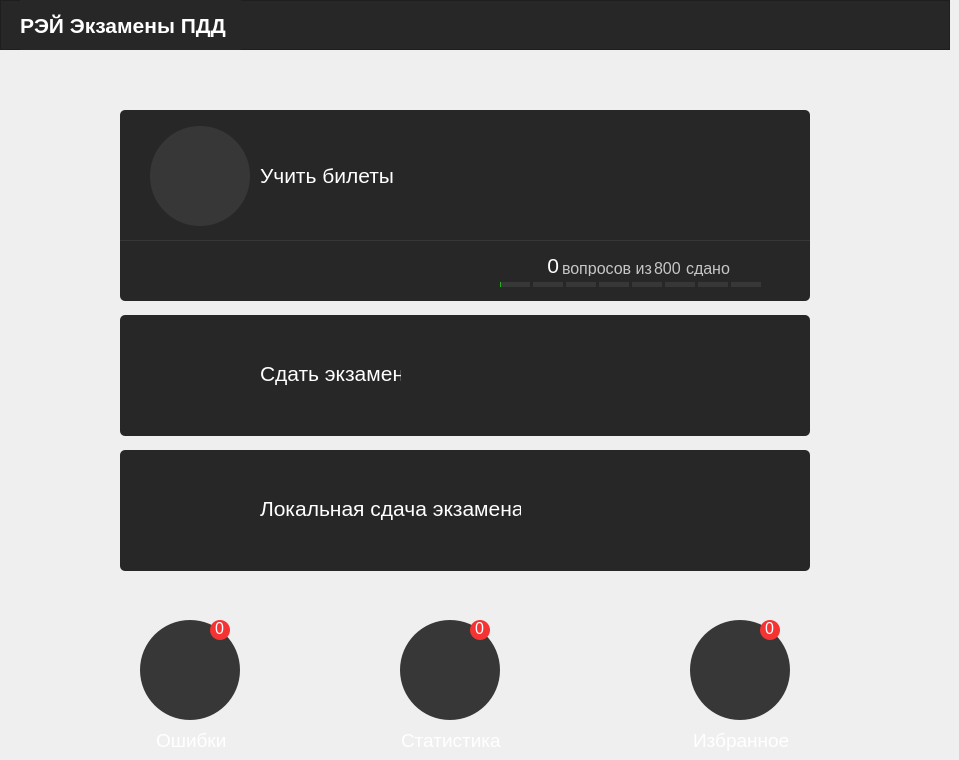
    <widget class="QWidget" name="page_1">
     <widget class="QFrame" name="frame_1">
      <property name="geometry">
       <rect>
        <x>120</x>
        <y>110</y>
        <width>690</width>
        <height>191</height>
       </rect>
      </property>
      <property name="styleSheet">
       <string notr="true">border-radius: 5px;
background-color: rgb(39, 39, 39);</string>
      </property>
      <property name="frameShape">
       <enum>QFrame::StyledPanel</enum>
      </property>
      <property name="frameShadow">
       <enum>QFrame::Raised</enum>
      </property>
      <widget class="QFrame" name="frame_1_image">
       <property name="geometry">
        <rect>
         <x>30</x>
         <y>16</y>
         <width>100</width>
         <height>100</height>
        </rect>
       </property>
       <property name="styleSheet">
        <string notr="true">border-radius: 50%;
background-color: rgb(55, 55, 55);</string>
       </property>
       <property name="frameShape">
        <enum>QFrame::StyledPanel</enum>
       </property>
       <property name="frameShadow">
        <enum>QFrame::Raised</enum>
       </property>
       <widget class="QLabel" name="label_image">
        <property name="geometry">
         <rect>
          <x>21</x>
          <y>17</y>
          <width>65</width>
          <height>65</height>
         </rect>
        </property>
        <property name="styleSheet">
         <string notr="true"/>
        </property>
        <property name="text">
         <string/>
        </property>
        <property name="pixmap">
         <pixmap resource="resources.qrc">:/Icons/icons/profile.png</pixmap>
        </property>
        <property name="scaledContents">
         <bool>true</bool>
        </property>
        <property name="textInteractionFlags">
         <set>Qt::NoTextInteraction</set>
        </property>
       </widget>
      </widget>
      <widget class="QFrame" name="frame_5">
       <property name="geometry">
        <rect>
         <x>0</x>
         <y>130</y>
         <width>690</width>
         <height>1</height>
        </rect>
       </property>
       <property name="styleSheet">
        <string notr="true">background-color: rgb(55, 55, 55);</string>
       </property>
       <property name="frameShape">
        <enum>QFrame::StyledPanel</enum>
       </property>
       <property name="frameShadow">
        <enum>QFrame::Raised</enum>
       </property>
      </widget>
      <widget class="QLabel" name="label_2">
       <property name="geometry">
        <rect>
         <x>140</x>
         <y>50</y>
         <width>141</width>
         <height>31</height>
        </rect>
       </property>
       <property name="font">
        <font>
         <family>Nirmala UI</family>
         <pointsize>16</pointsize>
        </font>
       </property>
       <property name="styleSheet">
        <string notr="true">color: #fff;
</string>
       </property>
       <property name="text">
        <string>Учить билеты</string>
       </property>
       <property name="scaledContents">
        <bool>false</bool>
       </property>
      </widget>
      <widget class="QPushButton" name="buttonStart_1">
       <property name="geometry">
        <rect>
         <x>650</x>
         <y>60</y>
         <width>16</width>
         <height>16</height>
        </rect>
       </property>
       <property name="styleSheet">
        <string notr="true"/>
       </property>
       <property name="text">
        <string/>
       </property>
       <property name="icon">
        <iconset resource="resources.qrc">
         <normaloff>:/Icons/icons/right-arrow.png</normaloff>:/Icons/icons/right-arrow.png</iconset>
       </property>
      </widget>
      <widget class="QFrame" name="frame_stat_progress">
       <property name="geometry">
        <rect>
         <x>392</x>
         <y>140</y>
         <width>261</width>
         <height>31</height>
        </rect>
       </property>
       <property name="frameShape">
        <enum>QFrame::StyledPanel</enum>
       </property>
       <property name="frameShadow">
        <enum>QFrame::Raised</enum>
       </property>
       <widget class="QLabel" name="label_true">
        <property name="geometry">
         <rect>
          <x>6</x>
          <y>5</y>
          <width>41</width>
          <height>21</height>
         </rect>
        </property>
        <property name="font">
         <font>
          <family>Nirmala UI</family>
          <pointsize>16</pointsize>
         </font>
        </property>
        <property name="styleSheet">
         <string notr="true">color: #fff;</string>
        </property>
        <property name="frameShape">
         <enum>QFrame::NoFrame</enum>
        </property>
        <property name="frameShadow">
         <enum>QFrame::Plain</enum>
        </property>
        <property name="midLineWidth">
         <number>0</number>
        </property>
        <property name="text">
         <string>0</string>
        </property>
        <property name="alignment">
         <set>Qt::AlignRight|Qt::AlignTrailing|Qt::AlignVCenter</set>
        </property>
        <property name="openExternalLinks">
         <bool>false</bool>
        </property>
        <property name="textInteractionFlags">
         <set>Qt::LinksAccessibleByMouse</set>
        </property>
       </widget>
       <widget class="QLabel" name="label_middle">
        <property name="geometry">
         <rect>
          <x>50</x>
          <y>10</y>
          <width>91</width>
          <height>16</height>
         </rect>
        </property>
        <property name="font">
         <font>
          <family>Nirmala UI</family>
          <pointsize>12</pointsize>
         </font>
        </property>
        <property name="styleSheet">
         <string notr="true">color: #c6c6c6;</string>
        </property>
        <property name="text">
         <string>вопросов из</string>
        </property>
       </widget>
       <widget class="QLabel" name="label_from">
        <property name="geometry">
         <rect>
          <x>142</x>
          <y>8</y>
          <width>41</width>
          <height>21</height>
         </rect>
        </property>
        <property name="font">
         <font>
          <family>Nirmala UI</family>
          <pointsize>12</pointsize>
         </font>
        </property>
        <property name="styleSheet">
         <string notr="true">color: #c6c6c6;</string>
        </property>
        <property name="text">
         <string>800</string>
        </property>
       </widget>
       <widget class="QLabel" name="label_middle_2">
        <property name="geometry">
         <rect>
          <x>174</x>
          <y>10</y>
          <width>51</width>
          <height>16</height>
         </rect>
        </property>
        <property name="font">
         <font>
          <family>Nirmala UI</family>
          <pointsize>12</pointsize>
         </font>
        </property>
        <property name="styleSheet">
         <string notr="true">color: #c6c6c6;</string>
        </property>
        <property name="text">
         <string>сдано</string>
        </property>
       </widget>
      </widget>
      <widget class="QFrame" name="frame_progress">
       <property name="geometry">
        <rect>
         <x>360</x>
         <y>162</y>
         <width>291</width>
         <height>15</height>
        </rect>
       </property>
       <property name="frameShape">
        <enum>QFrame::StyledPanel</enum>
       </property>
       <property name="frameShadow">
        <enum>QFrame::Raised</enum>
       </property>
       <widget class="Line" name="line_progress_1">
        <property name="geometry">
         <rect>
          <x>20</x>
          <y>10</y>
          <width>30</width>
          <height>5</height>
         </rect>
        </property>
        <property name="styleSheet">
         <string notr="true">background-color: #373737;
border-left: 1px solid #29b11f;</string>
        </property>
        <property name="orientation">
         <enum>Qt::Horizontal</enum>
        </property>
       </widget>
       <widget class="Line" name="line_progress_2">
        <property name="geometry">
         <rect>
          <x>53</x>
          <y>10</y>
          <width>30</width>
          <height>5</height>
         </rect>
        </property>
        <property name="styleSheet">
         <string notr="true">background-color: #373737;</string>
        </property>
        <property name="orientation">
         <enum>Qt::Horizontal</enum>
        </property>
       </widget>
       <widget class="Line" name="line_progress_3">
        <property name="geometry">
         <rect>
          <x>86</x>
          <y>10</y>
          <width>30</width>
          <height>5</height>
         </rect>
        </property>
        <property name="styleSheet">
         <string notr="true">background-color: #373737;</string>
        </property>
        <property name="orientation">
         <enum>Qt::Horizontal</enum>
        </property>
       </widget>
       <widget class="Line" name="line_progress_4">
        <property name="geometry">
         <rect>
          <x>119</x>
          <y>10</y>
          <width>30</width>
          <height>5</height>
         </rect>
        </property>
        <property name="styleSheet">
         <string notr="true">background-color: #373737;</string>
        </property>
        <property name="orientation">
         <enum>Qt::Horizontal</enum>
        </property>
       </widget>
       <widget class="Line" name="line_progress_5">
        <property name="geometry">
         <rect>
          <x>152</x>
          <y>10</y>
          <width>30</width>
          <height>5</height>
         </rect>
        </property>
        <property name="styleSheet">
         <string notr="true">background-color: #373737;</string>
        </property>
        <property name="orientation">
         <enum>Qt::Horizontal</enum>
        </property>
       </widget>
       <widget class="Line" name="line_progress_6">
        <property name="geometry">
         <rect>
          <x>185</x>
          <y>10</y>
          <width>30</width>
          <height>5</height>
         </rect>
        </property>
        <property name="styleSheet">
         <string notr="true">background-color: #373737;</string>
        </property>
        <property name="orientation">
         <enum>Qt::Horizontal</enum>
        </property>
       </widget>
       <widget class="Line" name="line_progress_7">
        <property name="geometry">
         <rect>
          <x>218</x>
          <y>10</y>
          <width>30</width>
          <height>5</height>
         </rect>
        </property>
        <property name="styleSheet">
         <string notr="true">background-color: #373737;</string>
        </property>
        <property name="orientation">
         <enum>Qt::Horizontal</enum>
        </property>
       </widget>
       <widget class="Line" name="line_progress_8">
        <property name="geometry">
         <rect>
          <x>251</x>
          <y>10</y>
          <width>30</width>
          <height>5</height>
         </rect>
        </property>
        <property name="styleSheet">
         <string notr="true">background-color: #373737;</string>
        </property>
        <property name="orientation">
         <enum>Qt::Horizontal</enum>
        </property>
       </widget>
      </widget>
      <widget class="QFrame" name="frame_start_1">
       <property name="geometry">
        <rect>
         <x>0</x>
         <y>-1</y>
         <width>690</width>
         <height>201</height>
        </rect>
       </property>
       <property name="cursor">
        <cursorShape>PointingHandCursor</cursorShape>
       </property>
       <property name="styleSheet">
        <string notr="true">background-color: transparent;</string>
       </property>
       <property name="frameShape">
        <enum>QFrame::StyledPanel</enum>
       </property>
       <property name="frameShadow">
        <enum>QFrame::Raised</enum>
       </property>
      </widget>
      <zorder>frame_1_image</zorder>
      <zorder>frame_5</zorder>
      <zorder>label_2</zorder>
      <zorder>buttonStart_1</zorder>
      <zorder>frame_progress</zorder>
      <zorder>frame_stat_progress</zorder>
      <zorder>frame_start_1</zorder>
     </widget>
     <widget class="QFrame" name="frame_2">
      <property name="geometry">
       <rect>
        <x>120</x>
        <y>315</y>
        <width>690</width>
        <height>121</height>
       </rect>
      </property>
      <property name="styleSheet">
       <string notr="true">border-radius: 5px;
background-color: rgb(39, 39, 39);</string>
      </property>
      <property name="frameShape">
       <enum>QFrame::StyledPanel</enum>
      </property>
      <property name="frameShadow">
       <enum>QFrame::Raised</enum>
      </property>
      <widget class="QLabel" name="label_6">
       <property name="geometry">
        <rect>
         <x>140</x>
         <y>43</y>
         <width>141</width>
         <height>31</height>
        </rect>
       </property>
       <property name="font">
        <font>
         <family>Nirmala UI</family>
         <pointsize>16</pointsize>
        </font>
       </property>
       <property name="styleSheet">
        <string notr="true">color: #fff;
</string>
       </property>
       <property name="text">
        <string>Сдать экзамен</string>
       </property>
       <property name="scaledContents">
        <bool>false</bool>
       </property>
      </widget>
      <widget class="QPushButton" name="buttonStart_2">
       <property name="geometry">
        <rect>
         <x>650</x>
         <y>50</y>
         <width>16</width>
         <height>16</height>
        </rect>
       </property>
       <property name="styleSheet">
        <string notr="true"/>
       </property>
       <property name="text">
        <string/>
       </property>
       <property name="icon">
        <iconset resource="resources.qrc">
         <normaloff>:/Icons/icons/right-arrow.png</normaloff>:/Icons/icons/right-arrow.png</iconset>
       </property>
       <property name="checkable">
        <bool>false</bool>
       </property>
       <property name="autoDefault">
        <bool>false</bool>
       </property>
       <property name="default">
        <bool>false</bool>
       </property>
       <property name="flat">
        <bool>false</bool>
       </property>
      </widget>
      <widget class="QLabel" name="label_4">
       <property name="geometry">
        <rect>
         <x>30</x>
         <y>15</y>
         <width>91</width>
         <height>91</height>
        </rect>
       </property>
       <property name="text">
        <string/>
       </property>
       <property name="textFormat">
        <enum>Qt::AutoText</enum>
       </property>
       <property name="pixmap">
        <pixmap resource="resources.qrc">:/Icons/icons/2.png</pixmap>
       </property>
       <property name="scaledContents">
        <bool>true</bool>
       </property>
      </widget>
      <widget class="QFrame" name="frame_start_2">
       <property name="geometry">
        <rect>
         <x>0</x>
         <y>0</y>
         <width>691</width>
         <height>121</height>
        </rect>
       </property>
       <property name="cursor">
        <cursorShape>PointingHandCursor</cursorShape>
       </property>
       <property name="styleSheet">
        <string notr="true">background-color: transparent;</string>
       </property>
       <property name="frameShape">
        <enum>QFrame::StyledPanel</enum>
       </property>
       <property name="frameShadow">
        <enum>QFrame::Raised</enum>
       </property>
      </widget>
     </widget>
     <widget class="QLabel" name="label_favorite">
      <property name="geometry">
       <rect>
        <x>693</x>
        <y>730</y>
        <width>101</width>
        <height>21</height>
       </rect>
      </property>
      <property name="font">
       <font>
        <family>Nirmala UI</family>
        <pointsize>14</pointsize>
       </font>
      </property>
      <property name="styleSheet">
       <string notr="true">background-color: transparent;
color: #fff</string>
      </property>
      <property name="text">
       <string>Избранное</string>
      </property>
     </widget>
     <widget class="QFrame" name="frame_favorite">
      <property name="geometry">
       <rect>
        <x>690</x>
        <y>620</y>
        <width>100</width>
        <height>100</height>
       </rect>
      </property>
      <property name="cursor">
       <cursorShape>PointingHandCursor</cursorShape>
      </property>
      <property name="styleSheet">
       <string notr="true">border-radius: 50%;
background-color: rgb(55, 55, 55);</string>
      </property>
      <property name="frameShape">
       <enum>QFrame::StyledPanel</enum>
      </property>
      <property name="frameShadow">
       <enum>QFrame::Raised</enum>
      </property>
      <widget class="QLabel" name="label_8">
       <property name="geometry">
        <rect>
         <x>17</x>
         <y>17</y>
         <width>65</width>
         <height>65</height>
        </rect>
       </property>
       <property name="styleSheet">
        <string notr="true"/>
       </property>
       <property name="text">
        <string/>
       </property>
       <property name="pixmap">
        <pixmap resource="resources.qrc">:/Icons/icons/bookmark.png</pixmap>
       </property>
       <property name="scaledContents">
        <bool>true</bool>
       </property>
       <property name="textInteractionFlags">
        <set>Qt::NoTextInteraction</set>
       </property>
      </widget>
      <widget class="QFrame" name="frame_9">
       <property name="enabled">
        <bool>true</bool>
       </property>
       <property name="geometry">
        <rect>
         <x>70</x>
         <y>0</y>
         <width>20</width>
         <height>20</height>
        </rect>
       </property>
       <property name="styleSheet">
        <string notr="true">border-radius: 10px;
background-color: rgb(245, 51, 51)</string>
       </property>
       <property name="frameShape">
        <enum>QFrame::StyledPanel</enum>
       </property>
       <property name="frameShadow">
        <enum>QFrame::Raised</enum>
       </property>
       <widget class="QLabel" name="label_12">
        <property name="geometry">
         <rect>
          <x>5</x>
          <y>0</y>
          <width>16</width>
          <height>16</height>
         </rect>
        </property>
        <property name="font">
         <font>
          <family>Nirmala UI</family>
          <pointsize>12</pointsize>
         </font>
        </property>
        <property name="styleSheet">
         <string notr="true">background-color: transparent;
color: #fff;</string>
        </property>
        <property name="text">
         <string>0</string>
        </property>
       </widget>
      </widget>
     </widget>
     <widget class="QLabel" name="label_stat">
      <property name="geometry">
       <rect>
        <x>401</x>
        <y>730</y>
        <width>101</width>
        <height>21</height>
       </rect>
      </property>
      <property name="font">
       <font>
        <family>Nirmala UI</family>
        <pointsize>14</pointsize>
       </font>
      </property>
      <property name="styleSheet">
       <string notr="true">background-color: transparent;
color: #fff</string>
      </property>
      <property name="text">
       <string>Статистика</string>
      </property>
     </widget>
     <widget class="QFrame" name="frame_stat">
      <property name="geometry">
       <rect>
        <x>400</x>
        <y>620</y>
        <width>100</width>
        <height>100</height>
       </rect>
      </property>
      <property name="cursor">
       <cursorShape>PointingHandCursor</cursorShape>
      </property>
      <property name="styleSheet">
       <string notr="true">border-radius: 50%;
background-color: rgb(55, 55, 55);</string>
      </property>
      <property name="frameShape">
       <enum>QFrame::StyledPanel</enum>
      </property>
      <property name="frameShadow">
       <enum>QFrame::Raised</enum>
      </property>
      <widget class="QLabel" name="label_7">
       <property name="geometry">
        <rect>
         <x>17</x>
         <y>17</y>
         <width>67</width>
         <height>65</height>
        </rect>
       </property>
       <property name="styleSheet">
        <string notr="true"/>
       </property>
       <property name="text">
        <string/>
       </property>
       <property name="pixmap">
        <pixmap resource="resources.qrc">:/Icons/icons/spreadsheet-app.png</pixmap>
       </property>
       <property name="scaledContents">
        <bool>true</bool>
       </property>
       <property name="textInteractionFlags">
        <set>Qt::NoTextInteraction</set>
       </property>
      </widget>
      <widget class="QFrame" name="frame_11">
       <property name="enabled">
        <bool>true</bool>
       </property>
       <property name="geometry">
        <rect>
         <x>70</x>
         <y>0</y>
         <width>20</width>
         <height>20</height>
        </rect>
       </property>
       <property name="styleSheet">
        <string notr="true">border-radius: 10px;
background-color: rgb(245, 51, 51)</string>
       </property>
       <property name="frameShape">
        <enum>QFrame::StyledPanel</enum>
       </property>
       <property name="frameShadow">
        <enum>QFrame::Raised</enum>
       </property>
       <widget class="QLabel" name="label_14">
        <property name="geometry">
         <rect>
          <x>5</x>
          <y>0</y>
          <width>16</width>
          <height>16</height>
         </rect>
        </property>
        <property name="font">
         <font>
          <family>Nirmala UI</family>
          <pointsize>12</pointsize>
         </font>
        </property>
        <property name="styleSheet">
         <string notr="true">background-color: transparent;
color: #fff;</string>
        </property>
        <property name="text">
         <string>0</string>
        </property>
       </widget>
      </widget>
     </widget>
     <widget class="QFrame" name="frame_errors">
      <property name="geometry">
       <rect>
        <x>140</x>
        <y>620</y>
        <width>100</width>
        <height>100</height>
       </rect>
      </property>
      <property name="cursor">
       <cursorShape>PointingHandCursor</cursorShape>
      </property>
      <property name="styleSheet">
       <string notr="true">border-radius: 50%;
background-color: rgb(55, 55, 55);</string>
      </property>
      <property name="frameShape">
       <enum>QFrame::StyledPanel</enum>
      </property>
      <property name="frameShadow">
       <enum>QFrame::Raised</enum>
      </property>
      <widget class="QLabel" name="label_5">
       <property name="geometry">
        <rect>
         <x>17</x>
         <y>19</y>
         <width>61</width>
         <height>61</height>
        </rect>
       </property>
       <property name="styleSheet">
        <string notr="true"/>
       </property>
       <property name="text">
        <string/>
       </property>
       <property name="pixmap">
        <pixmap resource="resources.qrc">:/Icons/icons/office-material.png</pixmap>
       </property>
       <property name="scaledContents">
        <bool>true</bool>
       </property>
       <property name="textInteractionFlags">
        <set>Qt::NoTextInteraction</set>
       </property>
      </widget>
      <widget class="QFrame" name="frame_10">
       <property name="enabled">
        <bool>true</bool>
       </property>
       <property name="geometry">
        <rect>
         <x>70</x>
         <y>0</y>
         <width>20</width>
         <height>20</height>
        </rect>
       </property>
       <property name="styleSheet">
        <string notr="true">border-radius: 10px;
background-color: rgb(245, 51, 51)</string>
       </property>
       <property name="frameShape">
        <enum>QFrame::StyledPanel</enum>
       </property>
       <property name="frameShadow">
        <enum>QFrame::Raised</enum>
       </property>
       <widget class="QLabel" name="label_13">
        <property name="geometry">
         <rect>
          <x>5</x>
          <y>0</y>
          <width>16</width>
          <height>16</height>
         </rect>
        </property>
        <property name="font">
         <font>
          <family>Nirmala UI</family>
          <pointsize>12</pointsize>
         </font>
        </property>
        <property name="styleSheet">
         <string notr="true">background-color: transparent;
color: #fff;</string>
        </property>
        <property name="text">
         <string>0</string>
        </property>
       </widget>
      </widget>
     </widget>
     <widget class="QLabel" name="label_errors">
      <property name="geometry">
       <rect>
        <x>156</x>
        <y>730</y>
        <width>71</width>
        <height>21</height>
       </rect>
      </property>
      <property name="font">
       <font>
        <family>Nirmala UI</family>
        <pointsize>14</pointsize>
       </font>
      </property>
      <property name="cursor">
       <cursorShape>ArrowCursor</cursorShape>
      </property>
      <property name="styleSheet">
       <string notr="true">background-color: transparent;
color: #fff</string>
      </property>
      <property name="text">
       <string>Ошибки</string>
      </property>
     </widget>
     <widget class="QFrame" name="frame_3">
      <property name="geometry">
       <rect>
        <x>120</x>
        <y>450</y>
        <width>690</width>
        <height>121</height>
       </rect>
      </property>
      <property name="styleSheet">
       <string notr="true">border-radius: 5px;
background-color: rgb(39, 39, 39);</string>
      </property>
      <property name="frameShape">
       <enum>QFrame::StyledPanel</enum>
      </property>
      <property name="frameShadow">
       <enum>QFrame::Raised</enum>
      </property>
      <widget class="QLabel" name="label_11">
       <property name="geometry">
        <rect>
         <x>140</x>
         <y>43</y>
         <width>261</width>
         <height>31</height>
        </rect>
       </property>
       <property name="font">
        <font>
         <family>Nirmala UI</family>
         <pointsize>16</pointsize>
        </font>
       </property>
       <property name="styleSheet">
        <string notr="true">color: #fff;
</string>
       </property>
       <property name="text">
        <string>Локальная сдача экзамена</string>
       </property>
       <property name="scaledContents">
        <bool>false</bool>
       </property>
      </widget>
      <widget class="QPushButton" name="buttonStart_4">
       <property name="geometry">
        <rect>
         <x>650</x>
         <y>50</y>
         <width>16</width>
         <height>16</height>
        </rect>
       </property>
       <property name="styleSheet">
        <string notr="true"/>
       </property>
       <property name="text">
        <string/>
       </property>
       <property name="icon">
        <iconset resource="resources.qrc">
         <normaloff>:/Icons/icons/right-arrow.png</normaloff>:/Icons/icons/right-arrow.png</iconset>
       </property>
       <property name="checkable">
        <bool>false</bool>
       </property>
       <property name="autoDefault">
        <bool>false</bool>
       </property>
       <property name="default">
        <bool>false</bool>
       </property>
       <property name="flat">
        <bool>false</bool>
       </property>
      </widget>
      <widget class="QLabel" name="label_15">
       <property name="geometry">
        <rect>
         <x>30</x>
         <y>15</y>
         <width>91</width>
         <height>91</height>
        </rect>
       </property>
       <property name="text">
        <string/>
       </property>
       <property name="textFormat">
        <enum>Qt::AutoText</enum>
       </property>
       <property name="pixmap">
        <pixmap resource="resources.qrc">:/Icons/icons/civilian.png</pixmap>
       </property>
       <property name="scaledContents">
        <bool>true</bool>
       </property>
      </widget>
      <widget class="QFrame" name="frame_start_4">
       <property name="geometry">
        <rect>
         <x>0</x>
         <y>0</y>
         <width>691</width>
         <height>121</height>
        </rect>
       </property>
       <property name="cursor">
        <cursorShape>PointingHandCursor</cursorShape>
       </property>
       <property name="styleSheet">
        <string notr="true">background-color: transparent;</string>
       </property>
       <property name="frameShape">
        <enum>QFrame::StyledPanel</enum>
       </property>
       <property name="frameShadow">
        <enum>QFrame::Raised</enum>
       </property>
      </widget>
     </widget>
     <widget class="QFrame" name="frame_navbar">
      <property name="geometry">
       <rect>
        <x>0</x>
        <y>0</y>
        <width>950</width>
        <height>50</height>
       </rect>
      </property>
      <property name="sizePolicy">
       <sizepolicy hsizetype="Preferred" vsizetype="Preferred">
        <horstretch>0</horstretch>
        <verstretch>0</verstretch>
       </sizepolicy>
      </property>
      <property name="styleSheet">
       <string notr="true">background-color: rgb(39, 39, 39)</string>
      </property>
      <property name="frameShape">
       <enum>QFrame::StyledPanel</enum>
      </property>
      <property name="frameShadow">
       <enum>QFrame::Raised</enum>
      </property>
      <widget class="QLabel" name="label">
       <property name="geometry">
        <rect>
         <x>20</x>
         <y>0</y>
         <width>221</width>
         <height>51</height>
        </rect>
       </property>
       <property name="font">
        <font>
         <family>Nirmala UI</family>
         <pointsize>16</pointsize>
         <weight>75</weight>
         <bold>true</bold>
        </font>
       </property>
       <property name="styleSheet">
        <string notr="true">color: #fff;</string>
       </property>
       <property name="text">
        <string>РЭЙ Экзамены ПДД</string>
       </property>
      </widget>
     </widget>
    </widget>
